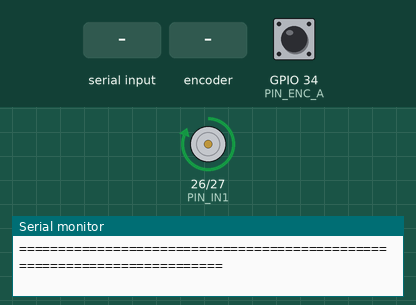
Simulated run of this sketch. Board: ESP32. Shown: motor-driver pin pairs drawn as motors (green arrow = first pin HIGH = forward, orange = second pin HIGH = backward, longer = more drive, scaled by the enable pin), the last lines printed to the serial monitor. The test bench sets the inputs (shaded band); at power-on: GPIO 34 (PIN_ENC_A) HIGH.

Above: at 3.0 s.
3.1 s: "3\n" received over Serial
At 5.0 s:
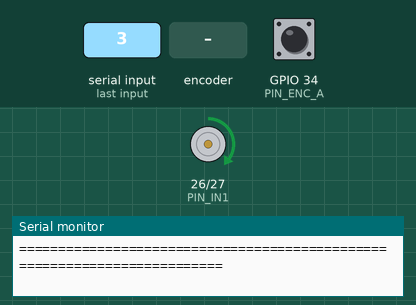
5.4 s: "2\n" received over Serial
At 6.0 s:
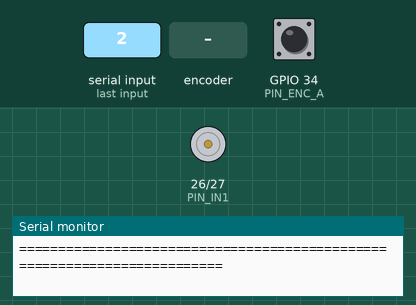
7.7 s: "P,45\n" received over Serial
At 9.7 s:
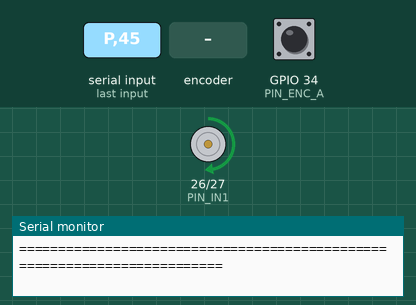
10.0 s: rotary encoder on GPIO 34 (PIN_ENC_A) / GPIO 35 (PIN_ENC_B) turned 3 steps (first pin leading)
At 10.25 s:
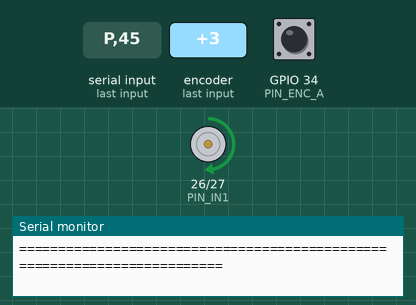
13.0 s: "1\n" received over Serial
At 14.2 s:
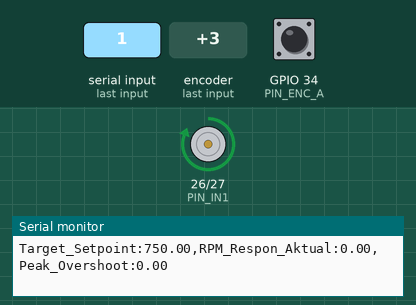
15.3 s: "0\n" received over Serial
At 16.6 s:
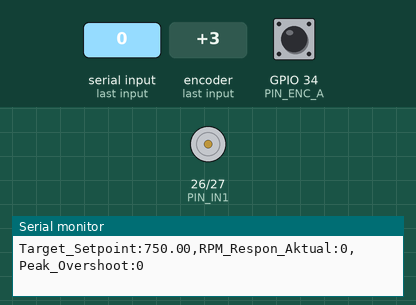
Timing chart, 0 to 17.8 s (numbered marks = the images above; inputs shaded):
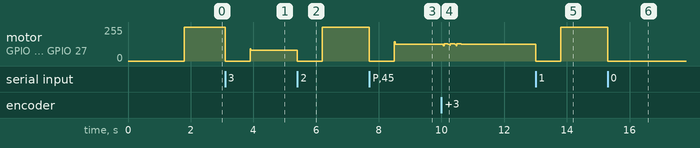

Measured:
- after the input at 3.1 s, motor on GPIO 26 (PIN_IN1) / GPIO 27 (PIN_IN2): forward 255/255 → stopped at once, → forward 80/255 0.80 s later
- after the input at 5.4 s, motor on GPIO 26 (PIN_IN1) / GPIO 27 (PIN_IN2): forward 80/255 → stopped at once, → forward 255/255 0.80 s later
- after the input at 7.7 s, motor on GPIO 26 (PIN_IN1) / GPIO 27 (PIN_IN2): forward 255/255 → stopped at once, → forward 127/255 0.80 s later
- after the input at 10.0 s, motor on GPIO 26 (PIN_IN1) / GPIO 27 (PIN_IN2): ramps from forward 129/255 to forward 115/255 and jumps back, once every 0.20 s
- after the input at 13.0 s, motor on GPIO 26 (PIN_IN1) / GPIO 27 (PIN_IN2): forward 127/255 → stopped at once, → forward 255/255 0.80 s later
- after the input at 15.3 s, motor on GPIO 26 (PIN_IN1) / GPIO 27 (PIN_IN2): forward 255/255 → stopped at once

The sketch:

sketch_oct19a.ino
```cpp
#include <Arduino.h>
#include <math.h>

// ================= 1. PIN HARDWARE L298N CHANNEL 1 (OPSI B) =================
const int PIN_ENA = 25; // Pin PWM Kecepatan -> ENA L298N (Jumper ENA Dicabut)
const int PIN_IN1 = 26; // Pin Digital Arah 1 -> IN1 L298N
const int PIN_IN2 = 27; // Pin Digital Arah 2 -> IN2 L298N

const int FREQ_PWM = 5000;
const int RES_PWM  = 8;
const int CH_PWM   = 0;

// ================= 2. PIN ENCODER 6 KABEL (MOTOR DC 12V 1000 RPM) =================
const int PIN_ENC_A = 34; // Kabel Kuning (C1 / Phase A) -> GPIO 34 ESP32
const int PIN_ENC_B = 35; // Kabel Hijau  (C2 / Phase B) -> GPIO 35 ESP32

// Pulsa magnet x Rasio Gearbox (Default 66.0 untuk rasio 1:6)
float PPR_TOTAL = 66.0;

// ================= 3. PARAMETER KENDALI & PID =================
float targetRPM = 750.0; // Setpoint awal (Input R)
float aktualRPM = 0.0;
float rpmFilter = 0.0;

// Nilai PID Awal
float Kp = 1.65;
float Ki = 3.80;
float Kd = 0.01;
String namaKondisi = "UNDERDAMPED";

float integralErr = 0.0;
float prevErr = 0.0;

// Interrupt pembacaan pulsa encoder
volatile long pulsaEncoder = 0;
void IRAM_ATTR hitungPulsaISR() {
  pulsaEncoder++;
}

// ================= 4. VARIABEL KALKULASI TABEL MODUL PRAKTIKUM =================
// Menghitung: Rise Time, Overshoot, Settling Time, S-S Error (%)
float peakRPM = 0.0;
float sumSteadyRPM = 0.0;
int countSteadySample = 0;

unsigned long waktuMulaiUji = 0;
unsigned long waktuCapai10  = 0;
unsigned long waktuCapai90  = 0;
unsigned long waktuSettling = 0;

bool lewat10Persen      = false;
bool lewat90Persen      = false;
bool dalamBatasSettling = false;
bool laporanCetakSelesai = false;
bool motorAktif         = true;

// Fungsi penulisan PWM kompatibel ESP32 Core v2.x dan v3.x
void tulisPWM_ENA(int nilaiPWM) {
  nilaiPWM = constrain(nilaiPWM, 0, 255);
  #if ESP_ARDUINO_VERSION >= ESP_ARDUINO_VERSION_VAL(3, 0, 0)
    ledcWrite(PIN_ENA, nilaiPWM);
  #else
    ledcWrite(CH_PWM, nilaiPWM);
  #endif
}

// Kontrol Motor Channel 1 Opsi B (IN1 = HIGH, IN2 = LOW, ENA = PWM)
void gerakkanMotorOpsiB(int nilaiPWM) {
  if (nilaiPWM > 0) {
    digitalWrite(PIN_IN1, HIGH);
    digitalWrite(PIN_IN2, LOW);
    tulisPWM_ENA(nilaiPWM);
  } else {
    digitalWrite(PIN_IN1, LOW);
    digitalWrite(PIN_IN2, LOW);
    tulisPWM_ENA(0);
  }
}

// Reset variabel pengujian & mulai pengujian step response baru
void resetPengujian(String labelKondisi) {
  namaKondisi = labelKondisi;
  motorAktif = true;

  gerakkanMotorOpsiB(0);
  delay(800); // Tahan motor 0.8 detik agar kurva merosot ke 0 RPM

  noInterrupts();
  pulsaEncoder = 0;
  interrupts();

  aktualRPM = 0.0;
  rpmFilter = 0.0;
  integralErr = 0.0;
  prevErr = 0.0;

  peakRPM = 0.0;
  sumSteadyRPM = 0.0;
  countSteadySample = 0;

  lewat10Persen = false;
  lewat90Persen = false;
  dalamBatasSettling = false;
  laporanCetakSelesai = false;

  waktuMulaiUji = millis();
  waktuCapai10  = 0;
  waktuCapai90  = 0;
  waktuSettling = 0;
}

// Cetak ringkasan perhitungan tabel modul ke Serial Monitor
void cetakHasilTabelModul() {
  // 1. Rise Time (Waktu naik dari 10% ke 90% Setpoint)
  float riseTime = (waktuCapai90 > waktuCapai10) ? ((waktuCapai90 - waktuCapai10) / 1000.0) : 0.0;

  // 2. Overshoot (%)
  float overshootPersen = 0.0;
  if (peakRPM > targetRPM) {
    overshootPersen = ((peakRPM - targetRPM) / targetRPM) * 100.0;
  }

  // 3. Settling Time (Waktu masuk pita toleransi +-5% Setpoint)
  float settlingTime = waktuSettling / 1000.0;

  // 4. Steady-State Error dalam PERSEN (%) -> S-S Error % = (|Setpoint - Steady_RPM| / Setpoint) * 100
  float steadyStateRPM = (countSteadySample > 0) ? (sumSteadyRPM / countSteadySample) : rpmFilter;
  float ssErrorPersen = (fabs(targetRPM - steadyStateRPM) / targetRPM) * 100.0;

  Serial.println("\n====================== HASIL TABEL PERCOBAAN MODUL ======================");
  Serial.printf("Kondisi Respon        : %s\n", namaKondisi.c_str());
  Serial.printf("Parameter PID         : Kp = %.2f | Ki = %.2f | Kd = %.2f\n", Kp, Ki, Kd);
  Serial.printf("Target Setpoint (R)   : %.2f RPM\n", targetRPM);
  Serial.printf("Output Tunak (Y_ss)   : %.2f RPM (Puncak / Peak: %.2f RPM)\n", steadyStateRPM, peakRPM);
  Serial.println("-------------------------------------------------------------------------");
  Serial.println("| Rise Time (s) | Overshoot (%) | Settling Time (s) | S-S Error (%)     |");
  Serial.printf("| %-13.3f | %-13.2f | %-17.3f | %-17.2f |\n", riseTime, overshootPersen, settlingTime, ssErrorPersen);
  Serial.println("=========================================================================\n");
}

void setup() {
  Serial.begin(115200);

  pinMode(PIN_IN1, OUTPUT);
  pinMode(PIN_IN2, OUTPUT);
  digitalWrite(PIN_IN1, LOW);
  digitalWrite(PIN_IN2, LOW);

  #if ESP_ARDUINO_VERSION >= ESP_ARDUINO_VERSION_VAL(3, 0, 0)
    ledcAttach(PIN_ENA, FREQ_PWM, RES_PWM);
  #else
    ledcSetup(CH_PWM, FREQ_PWM, RES_PWM);
    ledcAttachPin(PIN_ENA, CH_PWM);
  #endif

  pinMode(PIN_ENC_A, INPUT);
  pinMode(PIN_ENC_B, INPUT);
  attachInterrupt(digitalPinToInterrupt(PIN_ENC_A), hitungPulsaISR, RISING);

  delay(1000);
  resetPengujian("UNDERDAMPED");
}

void loop() {
  // ================= 5. INPUT SERIAL DINAMIS (Kp, Ki, Kd, S, Preset) =================
  if (Serial.available() > 0) {
    String inputStr = Serial.readStringUntil('\n');
    inputStr.trim();

    // Perintah Preset Respon
    if (inputStr == "1") {
      Kp = 1.65; Ki = 3.80; Kd = 0.01;
      resetPengujian("UNDERDAMPED");
    } else if (inputStr == "2") {
      Kp = 0.75; Ki = 1.25; Kd = 0.08;
      resetPengujian("CRITICALLY DAMPED");
    } else if (inputStr == "3") {
      Kp = 0.22; Ki = 0.38; Kd = 0.05;
      resetPengujian("OVERDAMPED");
    } else if (inputStr == "0") {
      motorAktif = false;
      gerakkanMotorOpsiB(0);
    }
    // Ubah Kp dinamis (contoh: P1.5 atau P300)
    else if (inputStr.startsWith("P") || inputStr.startsWith("p")) {
      Kp = inputStr.substring(1).toFloat();
      resetPengujian("CUSTOM (Kp=" + String(Kp) + ")");
    }
    // Ubah Ki dinamis (contoh: I2.5 atau I550)
    else if (inputStr.startsWith("I") || inputStr.startsWith("i")) {
      Ki = inputStr.substring(1).toFloat();
      resetPengujian("CUSTOM (Ki=" + String(Ki) + ")");
    }
    // Ubah Kd dinamis (contoh: D0.05 atau D35)
    else if (inputStr.startsWith("D") || inputStr.startsWith("d")) {
      Kd = inputStr.substring(1).toFloat();
      resetPengujian("CUSTOM (Kd=" + String(Kd) + ")");
    }
    // Ubah Setpoint R dinamis (contoh: S600)
    else if (inputStr.startsWith("S") || inputStr.startsWith("s")) {
      float spBaru = inputStr.substring(1).toFloat();
      if (spBaru > 0) {
        targetRPM = spBaru;
        resetPengujian(namaKondisi);
      }
    }
  }

  // Loop sampling konstan setiap 20 ms (50 Hz)
  static unsigned long waktuLalu = 0;
  unsigned long sekarang = millis();

  if (sekarang - waktuLalu >= 20) {
    float dt = (sekarang - waktuLalu) / 1000.0;
    waktuLalu = sekarang;

    if (motorAktif) {
      // 1. Baca pulsa Encoder & Hitung RPM
      noInterrupts();
      long pulsa = pulsaEncoder;
      pulsaEncoder = 0;
      interrupts();

      aktualRPM = (pulsa / PPR_TOTAL) * (60.0 / dt);
      rpmFilter = (0.75 * rpmFilter) + (0.25 * aktualRPM);

      // 2. Kalkulasi Kontroler PID (e = R - Y)
      float error = targetRPM - rpmFilter;
      integralErr = constrain(integralErr + (error * dt), -400.0, 400.0);
      float derivatif = (error - prevErr) / dt;
      prevErr = error;

      float outputPID = (Kp * error) + (Ki * integralErr) + (Kd * derivatif);
      int nilaiPWM = constrain((int)(outputPID * 0.255), 0, 255);
      gerakkanMotorOpsiB(nilaiPWM);

      // 3. Rekam Nilai untuk Kolom Tabel Modul
      unsigned long durasiUji = sekarang - waktuMulaiUji;

      // a) Rise Time (10% ke 90%)
      if (!lewat10Persen && rpmFilter >= (0.10 * targetRPM)) {
        lewat10Persen = true;
        waktuCapai10 = durasiUji;
      }
      if (!lewat90Persen && rpmFilter >= (0.90 * targetRPM)) {
        lewat90Persen = true;
        waktuCapai90 = durasiUji;
      }

      // b) Peak RPM (untuk Overshoot)
      if (rpmFilter > peakRPM) {
        peakRPM = rpmFilter;
      }

      // c) Settling Time (Masuk dan bertahan di pita +-5% Setpoint)
      float selisihRelatif = fabs(targetRPM - rpmFilter) / targetRPM;
      if (selisihRelatif <= 0.05) {
        if (!dalamBatasSettling) {
          dalamBatasSettling = true;
          waktuSettling = durasiUji;
        }
      } else {
        dalamBatasSettling = false; // Jika keluar pita toleransi, reset flag
      }

      // d) Sampel data Steady-State (Detik ke-3 hingga ke-4) untuk S-S Error
      if (durasiUji >= 3000 && durasiUji <= 4000) {
        sumSteadyRPM += rpmFilter;
        countSteadySample++;
      }

      // 4. Format Output Serial Plotter (4 detik pertama)
      if (durasiUji <= 700) {
        Serial.print("Target_Setpoint:");
        Serial.print(targetRPM);
        Serial.print(",");
        Serial.print("RPM_Respon_Aktual:");
        Serial.print(rpmFilter);
        Serial.print(",");
        Serial.print("Peak_Overshoot:");
        Serial.println(peakRPM);
      } else if (!laporanCetakSelesai) {
        cetakHasilTabelModul(); // Tampilkan tabel hasil kalkulasi di Serial Monitor
        laporanCetakSelesai = true;
      }
    } else {
      rpmFilter = 0.0;
      peakRPM = 0.0;
      Serial.print("Target_Setpoint:");
      Serial.print(targetRPM);
      Serial.print(",");
      Serial.print("RPM_Respon_Aktual:");
      Serial.print(0);
      Serial.print(",");
      Serial.print("Peak_Overshoot:");
      Serial.println(0);
    }
  }
}
```
